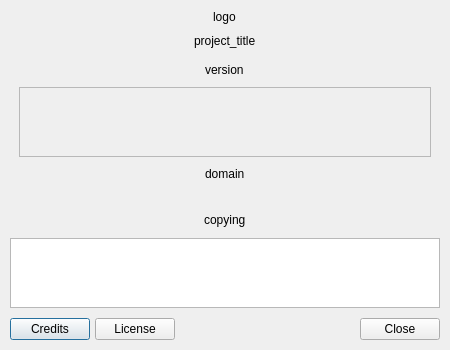
<?xml version="1.0" encoding="UTF-8"?>
<ui version="4.0">
 <class>AboutDialog</class>
 <widget class="QDialog" name="AboutDialog">
  <property name="geometry">
   <rect>
    <x>0</x>
    <y>0</y>
    <width>450</width>
    <height>350</height>
   </rect>
  </property>
  <property name="minimumSize">
   <size>
    <width>450</width>
    <height>350</height>
   </size>
  </property>
  <property name="maximumSize">
   <size>
    <width>450</width>
    <height>350</height>
   </size>
  </property>
  <property name="windowTitle">
   <string>About</string>
  </property>
  <property name="sizeGripEnabled">
   <bool>false</bool>
  </property>
  <property name="modal">
   <bool>false</bool>
  </property>
  <layout class="QVBoxLayout" name="verticalLayout">
   <property name="spacing">
    <number>10</number>
   </property>
   <property name="leftMargin">
    <number>10</number>
   </property>
   <property name="topMargin">
    <number>10</number>
   </property>
   <property name="rightMargin">
    <number>10</number>
   </property>
   <property name="bottomMargin">
    <number>10</number>
   </property>
   <item alignment="Qt::AlignmentFlag::AlignHCenter">
    <widget class="QLabel" name="lblLogo">
     <property name="text">
      <string>logo</string>
     </property>
    </widget>
   </item>
   <item alignment="Qt::AlignmentFlag::AlignHCenter">
    <widget class="QLabel" name="lblProjectTitle">
     <property name="text">
      <string>project_title</string>
     </property>
    </widget>
   </item>
   <item>
    <widget class="QWidget" name="wdtContent" native="true">
     <layout class="QVBoxLayout" name="vBoxLytContent">
      <property name="spacing">
       <number>5</number>
      </property>
      <property name="topMargin">
       <number>5</number>
      </property>
      <property name="bottomMargin">
       <number>1</number>
      </property>
      <item>
       <layout class="QVBoxLayout" name="verticalLayout_2" stretch="0,0,0,0">
        <property name="spacing">
         <number>10</number>
        </property>
        <property name="bottomMargin">
         <number>10</number>
        </property>
        <item alignment="Qt::AlignmentFlag::AlignHCenter">
         <widget class="QLabel" name="lblVersion">
          <property name="text">
           <string>version</string>
          </property>
         </widget>
        </item>
        <item>
         <widget class="QTextBrowser" name="lblDescription">
          <property name="enabled">
           <bool>false</bool>
          </property>
          <property name="sizePolicy">
           <sizepolicy hsizetype="Expanding" vsizetype="Expanding">
            <horstretch>0</horstretch>
            <verstretch>1</verstretch>
           </sizepolicy>
          </property>
          <property name="acceptDrops">
           <bool>false</bool>
          </property>
          <property name="openExternalLinks">
           <bool>true</bool>
          </property>
          <property name="text" stdset="0">
           <string>description</string>
          </property>
         </widget>
        </item>
        <item alignment="Qt::AlignmentFlag::AlignHCenter">
         <widget class="QLabel" name="lblDomain">
          <property name="text">
           <string>domain</string>
          </property>
          <property name="textFormat">
           <enum>Qt::TextFormat::RichText</enum>
          </property>
          <property name="openExternalLinks">
           <bool>true</bool>
          </property>
          <property name="textInteractionFlags">
           <set>Qt::TextInteractionFlag::LinksAccessibleByMouse</set>
          </property>
         </widget>
        </item>
        <item>
         <spacer name="verticalSpacer">
          <property name="orientation">
           <enum>Qt::Orientation::Vertical</enum>
          </property>
          <property name="sizeHint" stdset="0">
           <size>
            <width>20</width>
            <height>40</height>
           </size>
          </property>
         </spacer>
        </item>
       </layout>
      </item>
      <item>
       <spacer name="verticalSpacer_2">
        <property name="orientation">
         <enum>Qt::Orientation::Vertical</enum>
        </property>
        <property name="sizeHint" stdset="0">
         <size>
          <width>20</width>
          <height>40</height>
         </size>
        </property>
       </spacer>
      </item>
      <item alignment="Qt::AlignmentFlag::AlignHCenter">
       <widget class="QLabel" name="lblCopying">
        <property name="text">
         <string>copying</string>
        </property>
       </widget>
      </item>
     </layout>
    </widget>
   </item>
   <item>
    <widget class="QTextBrowser" name="txtBws">
     <property name="tabChangesFocus">
      <bool>true</bool>
     </property>
     <property name="openExternalLinks">
      <bool>true</bool>
     </property>
    </widget>
   </item>
   <item>
    <layout class="QHBoxLayout" name="horizontalLayout">
     <property name="spacing">
      <number>5</number>
     </property>
     <item>
      <widget class="QPushButton" name="btnCredits">
       <property name="sizePolicy">
        <sizepolicy hsizetype="Maximum" vsizetype="Fixed">
         <horstretch>0</horstretch>
         <verstretch>0</verstretch>
        </sizepolicy>
       </property>
       <property name="text">
        <string>Credits</string>
       </property>
       <property name="checkable">
        <bool>true</bool>
       </property>
       <property name="checked">
        <bool>false</bool>
       </property>
       <property name="autoDefault">
        <bool>true</bool>
       </property>
       <property name="flat">
        <bool>false</bool>
       </property>
      </widget>
     </item>
     <item>
      <widget class="QPushButton" name="btnLicense">
       <property name="sizePolicy">
        <sizepolicy hsizetype="Maximum" vsizetype="Maximum">
         <horstretch>0</horstretch>
         <verstretch>0</verstretch>
        </sizepolicy>
       </property>
       <property name="text">
        <string>License</string>
       </property>
       <property name="checkable">
        <bool>true</bool>
       </property>
      </widget>
     </item>
     <item>
      <spacer name="horizontalSpacer">
       <property name="orientation">
        <enum>Qt::Orientation::Horizontal</enum>
       </property>
       <property name="sizeHint" stdset="0">
        <size>
         <width>40</width>
         <height>20</height>
        </size>
       </property>
      </spacer>
     </item>
     <item>
      <widget class="QPushButton" name="btnClose">
       <property name="sizePolicy">
        <sizepolicy hsizetype="Maximum" vsizetype="Maximum">
         <horstretch>0</horstretch>
         <verstretch>0</verstretch>
        </sizepolicy>
       </property>
       <property name="text">
        <string>Close</string>
       </property>
      </widget>
     </item>
    </layout>
   </item>
  </layout>
 </widget>
 <resources/>
 <connections>
  <connection>
   <sender>btnClose</sender>
   <signal>clicked()</signal>
   <receiver>AboutDialog</receiver>
   <slot>reject()</slot>
   <hints>
    <hint type="sourcelabel">
     <x>438</x>
     <y>338</y>
    </hint>
    <hint type="destinationlabel">
     <x>249</x>
     <y>224</y>
    </hint>
   </hints>
  </connection>
  <connection>
   <sender>btnCredits</sender>
   <signal>clicked(bool)</signal>
   <receiver>AboutDialog</receiver>
   <slot>onCreditsOrLicenceChecked(bool)</slot>
   <hints>
    <hint type="sourcelabel">
     <x>50</x>
     <y>326</y>
    </hint>
    <hint type="destinationlabel">
     <x>224</x>
     <y>174</y>
    </hint>
   </hints>
  </connection>
  <connection>
   <sender>btnLicense</sender>
   <signal>clicked(bool)</signal>
   <receiver>AboutDialog</receiver>
   <slot>onCreditsOrLicenceChecked(bool)</slot>
   <hints>
    <hint type="sourcelabel">
     <x>135</x>
     <y>326</y>
    </hint>
    <hint type="destinationlabel">
     <x>224</x>
     <y>174</y>
    </hint>
   </hints>
  </connection>
 </connections>
 <slots>
  <slot>onCreditsOrLicenceChecked(bool)</slot>
 </slots>
</ui>
